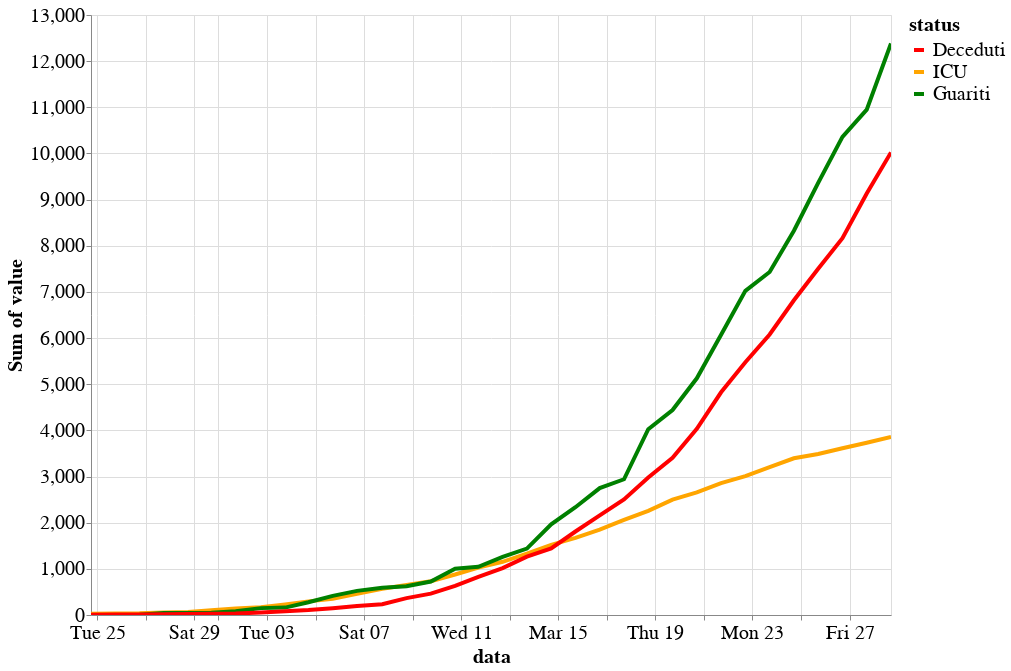

Notebook source saved alongside this figure:
### Code cell
alt.themes.enable('theme_1')
alt.Chart(df).mark_line().encode(
    y=alt.Y('sum(value)', stack=None),
    x='data:T',
    color=alt.Color('status:N', scale=alt.Scale(domain=domain, range=range_), sort=domain)
).properties(
    height=600,
    width=800
).transform_filter(
    alt.FieldOneOfPredicate(field='status', oneOf=['Deceduti', 'ICU', 'Guariti'])
).configure_legend(labelLimit=0).interactive()

### Figure 1 — Vega-Lite specification as saved in the notebook (floating-point values rounded to 4 significant figures; data arrays with more than 128 entries replaced by an {"elided": "..."} marker saying what was removed)
{"width": 800, "height": 600, "config": {"line": {"strokeWidth": 4}, "style": {"bar": {"size": 20}}, "legend": {"symbolSize": 100, "titleFontSize": 20, "labelFontSize": 20, "labelLimit": 0}, "axis": {"titleFontSize": 20, "labelFontSize": 20}}, "data": {"name": "data-315403d442da7e20ec04ba1974feba72"}, "mark": "line", "encoding": {"color": {"type": "nominal", "field": "status", "scale": {"domain": ["Deceduti", "ICU", "Guariti"], "range": ["red", "orange", "green"]}, "sort": ["Deceduti", "ICU", "Guariti"]}, "x": {"type": "temporal", "field": "data"}, "y": {"type": "quantitative", "aggregate": "sum", "field": "value", "stack": null}}, "selection": {"selector001": {"type": "interval", "bind": "scales", "encodings": ["x", "y"]}}, "transform": [{"filter": {"field": "status", "oneOf": ["Deceduti", "ICU", "Guariti"]}}], "$schema": "https://vega.github.io/schema/vega-lite/v4.0.2.json", "datasets": {"data-315403d442da7e20ec04ba1974feba72": {"elided": "3570 records"}}}
